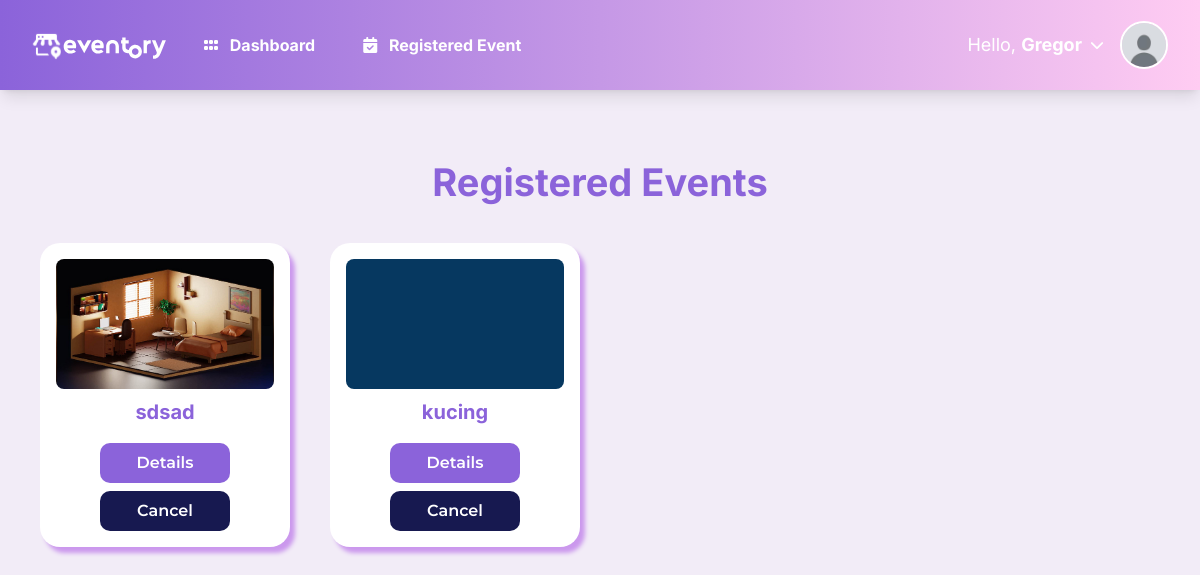
The page /user/registered_event.php (signed in) on the database as committed earlier.
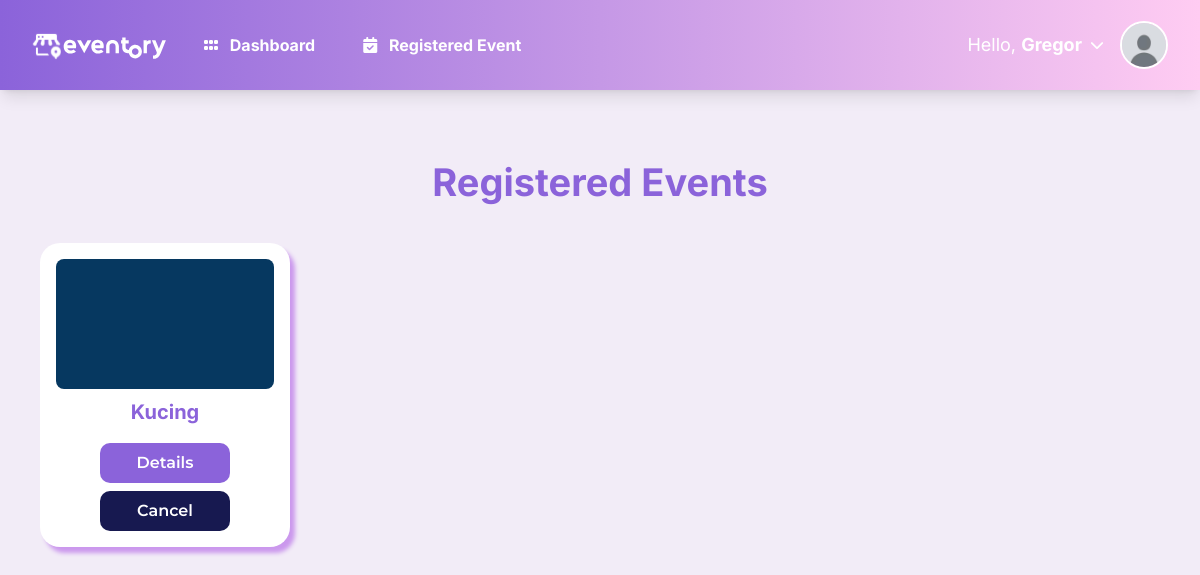
The same page on the database as committed later.
### tables this page shows
CREATE TABLE `events` (
  `event_id` int(11) NOT NULL,
  `title` varchar(255) NOT NULL,
  `description` text NOT NULL,
  `event_date` date NOT NULL,
  `event_time` time NOT NULL,
  `location` varchar(255) NOT NULL,
  `max_participants` int(11) NOT NULL,
  `registered_participants` int(11) NOT NULL,
  `status` enum('open','closed','canceled') DEFAULT 'open',
  `image` varchar(255) DEFAULT NULL,
  `created_at` timestamp NOT NULL DEFAULT current_timestamp(),
  `banner` varchar(255) DEFAULT NULL
);

### public_html/user/registered_event.php (the view, shortened to what this page needs)
<?php
require '../includes/db_connection.php';
$user_id = $_SESSION['user_id'];
$stmt = $pdo->prepare("
    SELECT e.event_id, e.title, e.event_date, e.event_time, e.location, e.banner
    FROM registrations er
    JOIN events e ON er.event_id = e.event_id
    WHERE er.id = :user_id
    ORDER BY e.event_date DESC
");
$stmt->execute(['user_id' => $user_id]);
$events = $stmt->fetchAll();
?>
<?php include '../includes/navbar.php'; ?>
<!DOCTYPE html>
<html lang="en">
<head>
    <script src="https://cdn.tailwindcss.com"></script>
</head>
<body class="font-inter">
    <div class="mx-auto px-6 py-8">
        <?php if (count($events) === 0): ?>
            <h1 class="text-[38px] font-bold text-center my-8 text-lilac font-inter hidden">Registered Events</h1>
        <?php else: ?>
            <h1 class="text-[38px] font-bold text-center my-8 text-lilac font-inter">Registered Events</h1>
        <?php endif; ?>
        <div class="flex justify-center">
            <div class="grid grid-cols-1 sm:grid-cols-2 md:grid-cols-3 lg:grid-cols-4 gap-10 px-4 mb-8 w-full max-w-6xl">
                <?php foreach ($events as $event): ?>
                    <div class="bg-[#FFFFFF] rounded-[20px] me-20 p-4 text-center w-full font-inter" style="box-shadow: 5px 6px 4px rgba(203, 152, 237, 1);">
                        <img src="../assets/images/<?= htmlspecialchars($event['banner']) ?>" alt="<?= htmlspecialchars($event['title']) ?> Banner"
                            class="rounded-[8px] w-full h-[130px] object-cover mb-1">
                        <h2 class="mt-2 text-[20px] font-inter text-lilac font-bold title"><?= htmlspecialchars($event['title']) ?></h2>
                        <div class="space-y-2 mt-4">
                            <button onclick="showDetails(<?= $event['event_id'] ?>)"
                                class="w-[130px] bg-lilac text-white py-2 px-4 rounded-[10px] hover:bg-dlilac font-mont font-semibold">Details</>
                                <button onclick="showCancelConfirmation(<?= htmlspecialchars($event['event_id']) ?>)"
                                    class="w-[130px] bg-[#171950] text-white py-2 px-4 rounded-[10px] hover:bg-pinky font-mont font-semibold">Cancel</button>
                        </div>
                    </div>
                <?php endforeach; ?>
            </div>
        </div>
    </div>
</body>
</html>

Rows that differ between the two databases and show on the page:
removed events: banner (picture), title "sdsad"
changed events: title "kucing" → "Kucing"
